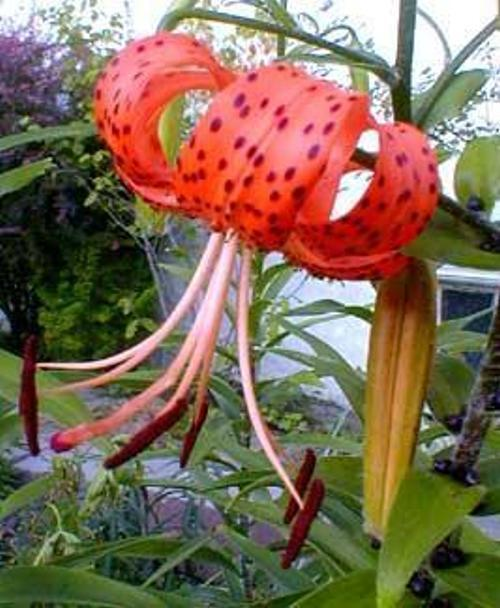
#> input picture Practical_Computing/Week 6 Project/Flowers/image_0481.jpg, 500 x 608 px; its folder holds 4 pictures in this run
$ python similarity_matrix.py   (older library calls are emulated)
#> lines starting #> are read from the running program, lines starting #| are printed output that depends on the picture
#!/usr/bin/env python3
# -*- coding: utf-8 -*-
"""
Created on Tue Oct 10 16:08:08 2017

# @author: Huizhi Lin (881125518130)
# for Project BIF50806
# This script creat a similarity matrix and store it in a csv file
"""
# Impoort the Modules that are needed in this project
# for reading more than one files
import os
# for image manipulation functions
from scipy import misc
# for edit arrays
import numpy as np

# Create a list of filenames of the images
# Define input files path
# Small test folder with 40 images (10 for each flower)
#path = 'test_flo/'
# Target folder with 209 images
path = 'Flowers/'
file_list = os.listdir(path)
file_list.sort()

if path == 'test_flo/':
    print('This is a test\n')
else:
    print('This is not a test, this is a analysis for 209 photos\n')
# Create output file
out_file = open('similarity_matrix.csv','w')

# Create function for croping images
def crop_sides(image,numpix=100):
    return image[numpix:-numpix,numpix:-numpix,:]


# Create a single vetor that contain all information of the colour of the image
def hist_all_colors(image):
# first makes histograms of each color separately
    blue_hist = np.histogram(image[:,:,2].flatten(),normed = True)
    green_hist = np.histogram(image[:,:,1].flatten(),normed = True)
    red_hist = np.histogram(image[:,:,0].flatten(),normed = True)
    # stacks them (horizontally) to form a single vector.
    all_hist = np.hstack((red_hist[0],green_hist[0],blue_hist[0]))
    return all_hist

# Create a function to  calculates the Euclidean distance between two images
def euclid_dist_between_images(image1,image2):
    hist1 = hist_all_colors(image1)
    hist2 = hist_all_colors(image2)
    euclid_dist = np.sqrt(np.sum(np.square(hist1-hist2)))
    return euclid_dist

# Create the csv file
out_file = open('similarity_matrix.csv', 'w')
header = ' \t' + '\t'.join(file_list) + '\n'
out_file.write(header)
# create similarity matrix
for n in range(len(file_list)):
    print(file_list[n]) #for tracking the process in concole
    sub_list_sim = [file_list[n]]
    for m in range(len(file_list)):
        file_n = path + file_list[n]
        file_m = path + file_list[m]
        image_n = misc.imread(file_n,mode='RGB')
#> image_n is the input picture: shape (608, 500, 3); mean R, G, B 127.6, 106.3, 85.6
        image_m = misc.imread(file_m,mode='RGB')
        croped_image_n = crop_sides(image_n)
#> in crop_sides, `return image[numpix:-numpix,numpix:-numpix,:]`:
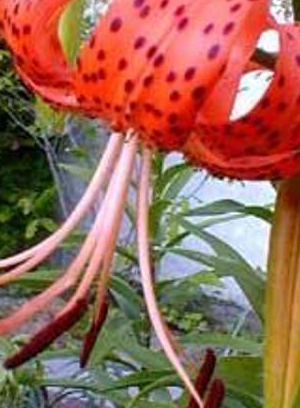
#> returned value: shape (408, 300, 3); mean of channels 0, 1, 2 152.8, 104, 86.3; drawn as R, G, B
        croped_image_m = crop_sides(image_m)
        distance = euclid_dist_between_images(image_n,image_m)
#> in hist_all_colors, `blue_hist = np.histogram(image[:,:,2].flatten(),normed = True)`: blue_hist = ([0.00934, 0.0062, 0.00598, 0.00456, 0.00375, 0.0026, 0.00162, 0.00107, 0.00107, 0.00302], [0, 25.5, 51, 76.5, 102, 127.5, 153, 178.5, 204, 229.5, 255])
#> in hist_all_colors, `green_hist = np.histogram(image[:,:,1].flatten(),normed = True)`: green_hist = ([0.00361, 0.00377, 0.00514, 0.00744, 0.00724, 0.00491, 0.00216, 0.00115, 0.00125, 0.00254], [0, 25.5, 51, 76.5, 102, 127.5, 153, 178.5, 204, 229.5, 255])
#> in hist_all_colors, `red_hist = np.histogram(image[:,:,0].flatten(),normed = True)`: red_hist = ([0.00268, 0.00336, 0.00562, 0.00584, 0.00448, 0.0033, 0.00288, 0.00235, 0.00268, 0.00603], [0, 25.5, 51, 76.5, 102, 127.5, 153, 178.5, 204, 229.5, 255])
#> in hist_all_colors, `all_hist = np.hstack((red_hist[0],green_hist[0],blue_hist[0]))`: all_hist = 30 values, max 0.00934 at index 20, min 0.00107 at index 28, mean 0.00392
#> in euclid_dist_between_images, `hist1 = hist_all_colors(image1)`: hist1 has the same summary as all_hist in hist_all_colors
#> in euclid_dist_between_images, `hist2 = hist_all_colors(image2)`: hist2 has the same summary as all_hist in hist_all_colors
#> in euclid_dist_between_images, `euclid_dist = np.sqrt(np.sum(np.square(hist1-hist2)))`: euclid_dist = 0
#> distance = 0
        similarity = '%2.2f' % (1-distance)
#> similarity = '1.00'
        sub_list_sim.append(similarity)
    line = '\t'.join(sub_list_sim) + '\n'
    out_file.write(line)
#> pass 2 of the loop `for n in range(len(file_list)):`:
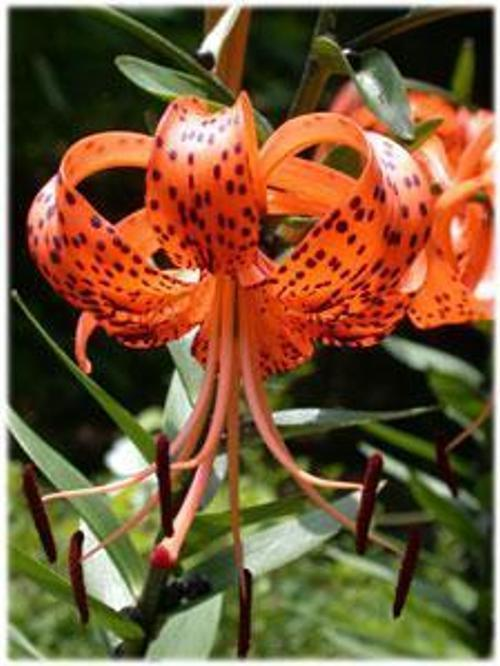
#> input picture Practical_Computing/Week 6 Project/Flowers/image_0483.jpg, 500 x 666 px
#> image_n is the input picture: shape (666, 500, 3); mean R, G, B 119.8, 88, 55.6
#> in crop_sides (call 9), `return image[numpix:-numpix,numpix:-numpix,:]`:
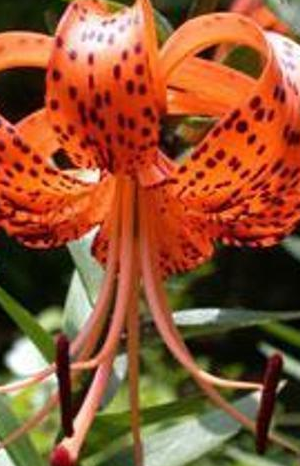
#> returned value: shape (466, 300, 3); mean of channels 0, 1, 2 145.5, 85.2, 51.4; drawn as R, G, B
#> distance = 0.0129
#> similarity = '0.99'
#> pass 3 of the loop `for n in range(len(file_list)):`:
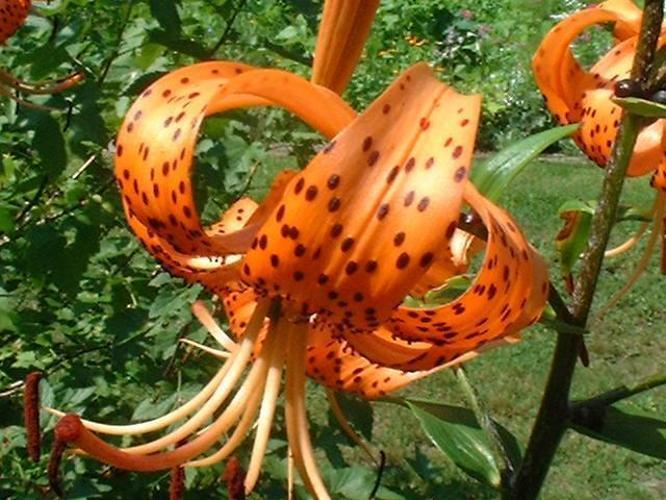
#> input picture Practical_Computing/Week 6 Project/Flowers/image_0486.jpg, 666 x 500 px
#> image_n is the input picture: shape (500, 666, 3); mean R, G, B 121.5, 98.3, 44.5
#> in crop_sides (call 17), `return image[numpix:-numpix,numpix:-numpix,:]`:
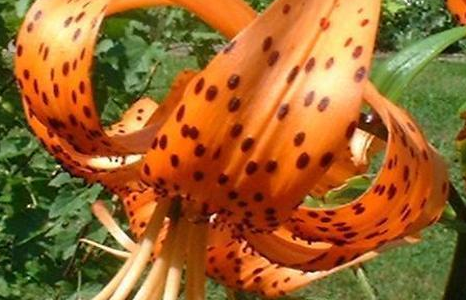
#> returned value: shape (300, 466, 3); mean of channels 0, 1, 2 154.9, 102.1, 45.7; drawn as R, G, B
#> distance = 0.0106
#> the loop made 4 passes; the first 3 are shown

# Close the output file
out_file.close()
